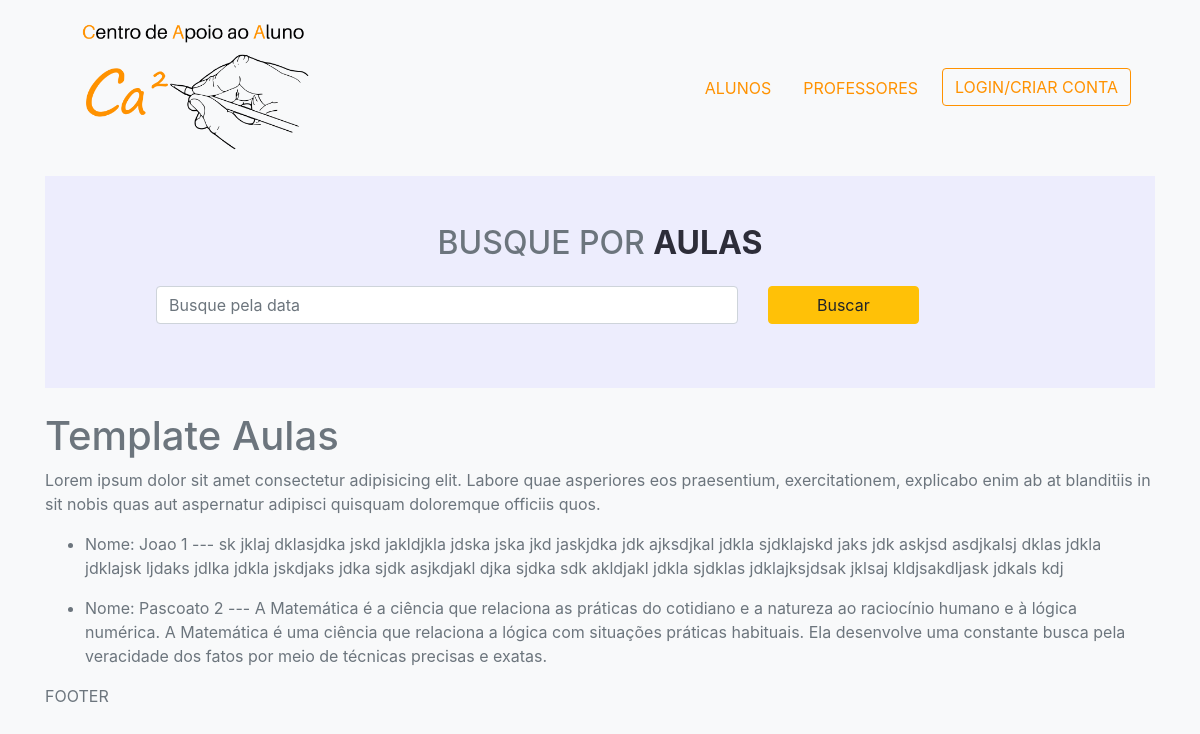
Before: / with the older database file.
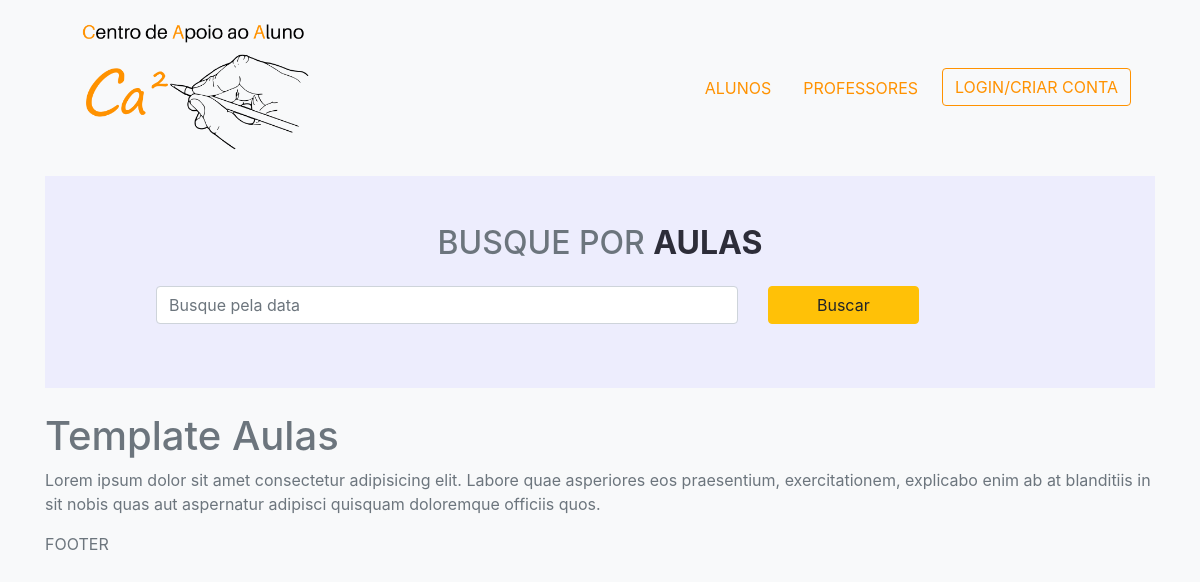
After: the same page with the newer database file.
### aulas/models.py (models this page shows, shortened)
class Aula(models.Model):
    professor = models.ForeignKey(Professor, null=True, blank=True, on_delete=models.RESTRICT)
    nome = models.CharField(max_length=200)
    data_aula = models.DateTimeField(null=True, blank=True)
    disciplina = models.CharField(max_length=2000, null=True, blank=True)
    conteudo = models.TextField(null=True, blank=True)
    created = models.DateTimeField(auto_now_add=True)
    pacote = models.ForeignKey(
        'Pacote', on_delete=models.PROTECT, blank=True, null=True)
    sala = models.ForeignKey(
        'Sala', on_delete=models.PROTECT, blank=True, null=True)
    id = models.UUIDField(default=uuid.uuid4, unique=True,
                          primary_key=True, editable=False)

### aulas/views.py (the view)
# urls.py: path('', views.aulas ,name="aulas"),
def aulas(request):
    aulas = Aula.objects.all()
    context = {
        'aulas': aulas
    }
    return render(request, 'aulas/aulas.html', context)

### aulas/templates/aulas/aulas.html
{% extends "main.html" %}
{% block content %}
    <div class="container p-5 mb-4 search-class">
        <div class="container text-center mb-4">
          <h2 class="text-uppercase">Busque por <span class="text-dark font-weight-bold">Aulas</span></h2>
        </div>
        <form action="#" method="get">
                <div class="row mx-5 ">
                        <div class="col-md-8 mb-3">
                            <input class="form-control " id="formInput#search" type="text" name="text" placeholder="Busque pela data" />
                        </div>
                        <div class="col-md-4">
                            <input class="btn btn-warning px-5 " type="submit" value="Buscar" />
                        </div>
                </div>
        </form>
    </div>
<h1>Template Aulas</h1>
<p>Lorem ipsum dolor sit amet consectetur adipisicing elit. Labore quae asperiores eos praesentium, exercitationem, explicabo enim ab at blanditiis in sit nobis quas aut aspernatur adipisci quisquam doloremque officiis quos.</p>
<ul>
    {% for aula in  aulas %}
        <a href="{% url 'aula' aula.id %}" class="text-secondary">
            <li class="mb-3"> Nome: {{aula.nome}} --- {{aula.conteudo}}</li>
        </a>
    {% endfor %}
</ul>
{% endblock content %}

Changed rows visible on the page:
removed Aula: nome "Joao 1", conteudo "sk jklaj dklasjdka jskd jakldjkla jdska jska jkd jaskjdka jdk ajksdjkal jdkla sjdklajskd jaks jdk askjsd asdjkalsj dklas jdkla jdklajsk ljdaks jdlka jdkla jskdjaks jdka sjdk asjkdjakl djka sjdka sdk akldjakl jdkla sjdklas jdklajksjdsak jklsaj kldjsakdljask jdkals kdj"
removed Aula: nome "Pascoato 2", conteudo "A Matemática é a ciência que relaciona as práticas do cotidiano e a natureza ao raciocínio humano e à lógica numérica. A Matemática é uma ciência que relaciona a lógica com situações práticas habituais. Ela desenvolve uma constante busca pela veracidade dos fatos por meio de técnicas precisas e exatas."
